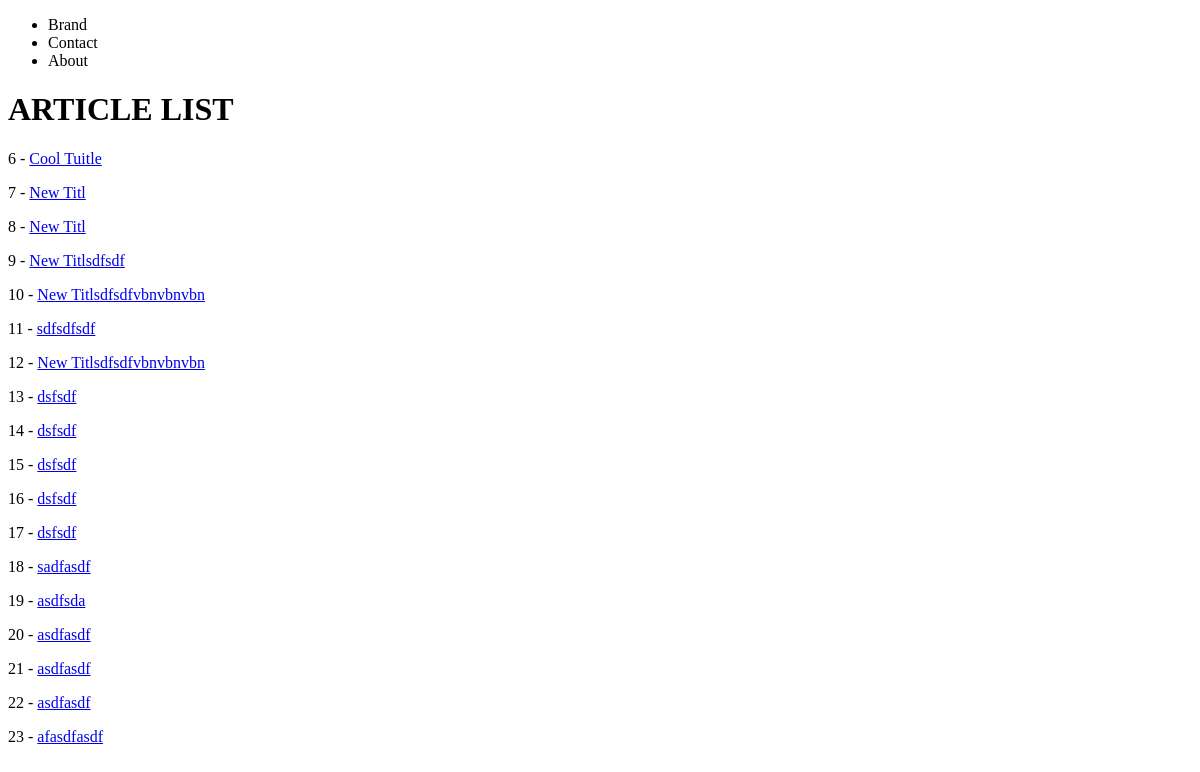
Page /blog/ on the earlier database version.
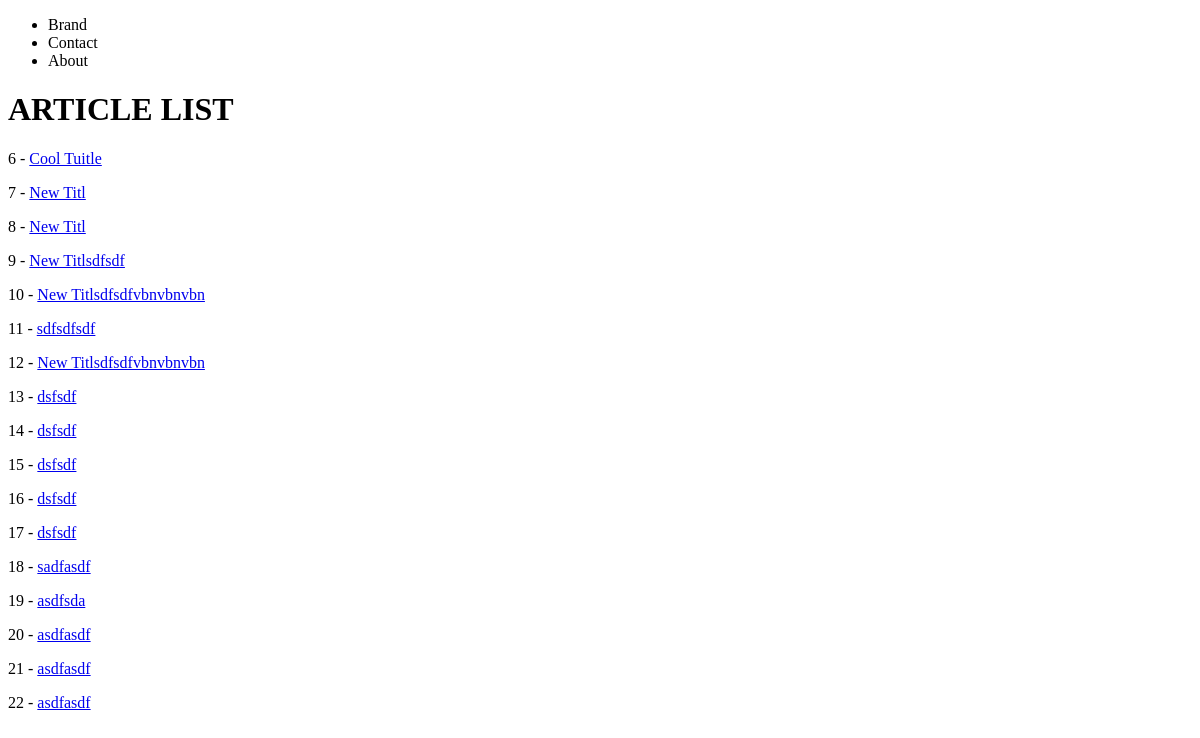
Same page on the later database version.
### blog/models.py (models this page shows)
class Article(models.Model):
    title       = models.CharField(max_length=120)
    content = models.TextField(blank=True, null=True)
    active    = models.BooleanField(default=False)
    def get_absolute_url(self):
        return reverse("blog:article-detail", kwargs={"pk": self.id})

### blog/views.py (the view)
# urls.py: path("", ArticleListView.as_view(), name="list-view"),
class ArticleListView(ListView):
    queryset = Article.objects.all()

### blog/templates/blog/article_list.html
{% extends 'base.html' %}
{% block content %}
    <h1>ARTICLE LIST</h1>
    {% for instance in object_list %}
        <p>{{instance.id}} - <a href="{{instance.get_absolute_url}}">{{ instance.title}}</a></p>
    {% endfor %}
{% endblock %}

Differences in the rows shown:
removed Article: id "23", title "afasdfasdf"
